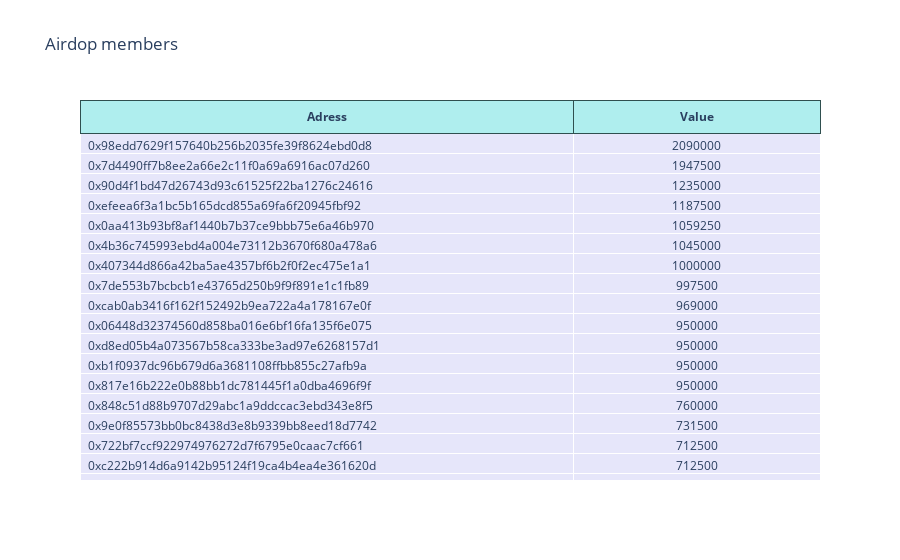

Write notebook code for a chart like this one.
### Code cell
fig = go.Figure(data=[go.Table(
    columnorder = [1,2],
    columnwidth = [100,50],
    header=dict(
        values=[['<b>Adress</b>'], ['<b>Value</b>']],
        fill_color='paleturquoise',
        align='center',
        font_size=12,
        line_color='darkslategray'
               ),
    cells=dict(
        values=[df_ad.Adress, df_ad.Value],
        fill_color='lavender',
        align=['left','center'],
              ))
])

fig.update_layout(title='Airdop members')
fig.show()

### Figure 1 — Plotly figure (JSON) as saved in the notebook; plotly's stock layout.template omitted (floating-point values rounded to 4 significant figures; data arrays with more than 128 entries replaced by an {"elided": "..."} marker saying what was removed)
{"data": [{"cells": {"align": ["left", "center"], "fill": {"color": "lavender"}, "values": {"elided": "2x78 mixed values"}}, "columnorder": [1, 2], "columnwidth": [100, 50], "header": {"align": "center", "fill": {"color": "paleturquoise"}, "font": {"size": 12}, "line": {"color": "darkslategray"}, "values": [["<b>Adress</b>"], ["<b>Value</b>"]]}, "type": "table"}], "layout": {"title": {"text": "Airdop members"}}}
